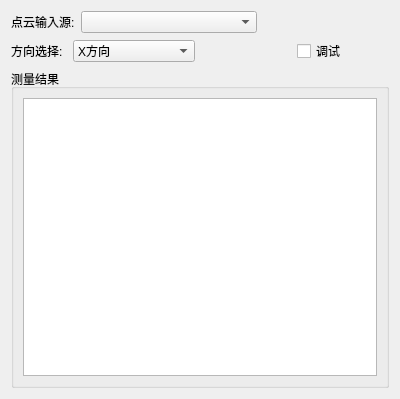
<?xml version="1.0" encoding="UTF-8"?>
<ui version="4.0">
 <class>pcArclenForm</class>
 <widget class="QWidget" name="pcArclenForm">
  <property name="geometry">
   <rect>
    <x>0</x>
    <y>0</y>
    <width>400</width>
    <height>399</height>
   </rect>
  </property>
  <property name="windowTitle">
   <string>Form</string>
  </property>
  <layout class="QVBoxLayout" name="verticalLayout">
   <item>
    <layout class="QHBoxLayout" name="horizontalLayout_2" stretch="1,4,3">
     <item>
      <widget class="QLabel" name="label">
       <property name="text">
        <string>点云输入源:</string>
       </property>
      </widget>
     </item>
     <item>
      <widget class="QComboBox" name="SelectLinker"/>
     </item>
     <item>
      <spacer name="horizontalSpacer_2">
       <property name="orientation">
        <enum>Qt::Horizontal</enum>
       </property>
       <property name="sizeHint" stdset="0">
        <size>
         <width>40</width>
         <height>20</height>
        </size>
       </property>
      </spacer>
     </item>
    </layout>
   </item>
   <item>
    <layout class="QHBoxLayout" name="horizontalLayout" stretch="1,4,3,3">
     <property name="spacing">
      <number>10</number>
     </property>
     <item>
      <widget class="QLabel" name="label_2">
       <property name="text">
        <string>方向选择:</string>
       </property>
      </widget>
     </item>
     <item>
      <widget class="QComboBox" name="dirSelected">
       <item>
        <property name="text">
         <string>X方向</string>
        </property>
       </item>
       <item>
        <property name="text">
         <string>Y方向</string>
        </property>
       </item>
       <item>
        <property name="text">
         <string>Z方向</string>
        </property>
       </item>
      </widget>
     </item>
     <item>
      <spacer name="horizontalSpacer">
       <property name="orientation">
        <enum>Qt::Horizontal</enum>
       </property>
       <property name="sizeHint" stdset="0">
        <size>
         <width>40</width>
         <height>20</height>
        </size>
       </property>
      </spacer>
     </item>
     <item>
      <widget class="QCheckBox" name="isDebug">
       <property name="text">
        <string>调试</string>
       </property>
      </widget>
     </item>
    </layout>
   </item>
   <item>
    <widget class="QGroupBox" name="groupBox">
     <property name="title">
      <string>测量结果</string>
     </property>
     <layout class="QGridLayout" name="gridLayout">
      <item row="0" column="0">
       <widget class="QTableWidget" name="resultReport"/>
      </item>
     </layout>
    </widget>
   </item>
  </layout>
 </widget>
 <resources/>
 <connections/>
</ui>
